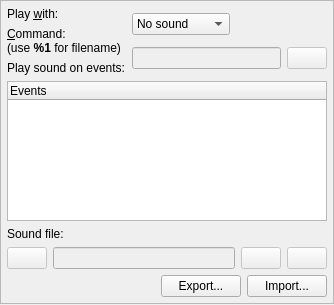
<?xml version="1.0" encoding="UTF-8"?>
<ui version="4.0">
 <class>SoundSettingsClass</class>
 <widget class="QWidget" name="SoundSettingsClass">
  <property name="geometry">
   <rect>
    <x>0</x>
    <y>0</y>
    <width>334</width>
    <height>305</height>
   </rect>
  </property>
  <property name="windowTitle">
   <string>soundSettings</string>
  </property>
  <layout class="QGridLayout" name="gridLayout">
   <property name="leftMargin">
    <number>0</number>
   </property>
   <property name="topMargin">
    <number>0</number>
   </property>
   <property name="rightMargin">
    <number>0</number>
   </property>
   <property name="bottomMargin">
    <number>1</number>
   </property>
   <item row="0" column="0">
    <widget class="QFrame" name="frame">
     <property name="frameShape">
      <enum>QFrame::StyledPanel</enum>
     </property>
     <property name="frameShadow">
      <enum>QFrame::Raised</enum>
     </property>
     <layout class="QGridLayout" name="gridLayout_2">
      <property name="margin">
       <number>6</number>
      </property>
      <item row="0" column="0">
       <layout class="QVBoxLayout" name="verticalLayout">
        <item>
         <layout class="QHBoxLayout" name="_20">
          <item>
           <layout class="QVBoxLayout" name="_21">
            <item>
             <widget class="QLabel" name="systemLabel_4">
              <property name="text">
               <string>Play &amp;with:</string>
              </property>
              <property name="buddy">
               <cstring>systemCombo</cstring>
              </property>
             </widget>
            </item>
            <item>
             <widget class="QLabel" name="commandLabel_4">
              <property name="text">
               <string>&amp;Command:&lt;br /&gt;(use &lt;b&gt;%1&lt;/b&gt; for filename)</string>
              </property>
              <property name="wordWrap">
               <bool>true</bool>
              </property>
              <property name="buddy">
               <cstring>commandEdit</cstring>
              </property>
             </widget>
            </item>
            <item>
             <widget class="QLabel" name="label_6">
              <property name="text">
               <string>Play sound on events:</string>
              </property>
             </widget>
            </item>
           </layout>
          </item>
          <item>
           <layout class="QVBoxLayout" name="_22">
            <item>
             <layout class="QHBoxLayout" name="_23">
              <item>
               <widget class="QComboBox" name="systemCombo">
                <property name="sizePolicy">
                 <sizepolicy hsizetype="Expanding" vsizetype="Fixed">
                  <horstretch>0</horstretch>
                  <verstretch>0</verstretch>
                 </sizepolicy>
                </property>
                <item>
                 <property name="text">
                  <string>No sound</string>
                 </property>
                </item>
               </widget>
              </item>
              <item>
               <spacer>
                <property name="orientation">
                 <enum>Qt::Horizontal</enum>
                </property>
                <property name="sizeHint" stdset="0">
                 <size>
                  <width>40</width>
                  <height>20</height>
                 </size>
                </property>
               </spacer>
              </item>
             </layout>
            </item>
            <item>
             <layout class="QHBoxLayout" name="_24">
              <item>
               <widget class="QLineEdit" name="commandEdit">
                <property name="enabled">
                 <bool>false</bool>
                </property>
               </widget>
              </item>
              <item>
               <widget class="QPushButton" name="commandButton">
                <property name="enabled">
                 <bool>false</bool>
                </property>
                <property name="sizePolicy">
                 <sizepolicy hsizetype="Fixed" vsizetype="Fixed">
                  <horstretch>0</horstretch>
                  <verstretch>0</verstretch>
                 </sizepolicy>
                </property>
                <property name="minimumSize">
                 <size>
                  <width>0</width>
                  <height>0</height>
                 </size>
                </property>
                <property name="maximumSize">
                 <size>
                  <width>16777215</width>
                  <height>16777215</height>
                 </size>
                </property>
                <property name="text">
                 <string/>
                </property>
                <property name="icon">
                 <iconset resource="../../qutim.qrc">
                  <normaloff>:/icons/crystal_project/folder.png</normaloff>:/icons/crystal_project/folder.png</iconset>
                </property>
                <property name="flat">
                 <bool>false</bool>
                </property>
               </widget>
              </item>
             </layout>
            </item>
           </layout>
          </item>
         </layout>
        </item>
        <item>
         <widget class="QTreeWidget" name="eventsTree">
          <property name="enabled">
           <bool>true</bool>
          </property>
          <property name="rootIsDecorated">
           <bool>false</bool>
          </property>
          <property name="itemsExpandable">
           <bool>false</bool>
          </property>
          <column>
           <property name="text">
            <string>Events</string>
           </property>
          </column>
         </widget>
        </item>
        <item>
         <widget class="QLabel" name="label_7">
          <property name="text">
           <string>Sound file:</string>
          </property>
         </widget>
        </item>
        <item>
         <layout class="QHBoxLayout" name="horizontalLayout_4">
          <item>
           <widget class="QPushButton" name="playButton">
            <property name="enabled">
             <bool>false</bool>
            </property>
            <property name="sizePolicy">
             <sizepolicy hsizetype="Fixed" vsizetype="Fixed">
              <horstretch>0</horstretch>
              <verstretch>0</verstretch>
             </sizepolicy>
            </property>
            <property name="icon">
             <iconset resource="../../qutim.qrc">
              <normaloff>:/icons/crystal_project/player_volume.png</normaloff>:/icons/crystal_project/player_volume.png</iconset>
            </property>
           </widget>
          </item>
          <item>
           <widget class="QLineEdit" name="fileEdit">
            <property name="enabled">
             <bool>false</bool>
            </property>
           </widget>
          </item>
          <item>
           <widget class="QPushButton" name="openButton">
            <property name="enabled">
             <bool>false</bool>
            </property>
            <property name="sizePolicy">
             <sizepolicy hsizetype="Fixed" vsizetype="Fixed">
              <horstretch>0</horstretch>
              <verstretch>0</verstretch>
             </sizepolicy>
            </property>
            <property name="icon">
             <iconset resource="../../qutim.qrc">
              <normaloff>:/icons/crystal_project/folder.png</normaloff>:/icons/crystal_project/folder.png</iconset>
            </property>
           </widget>
          </item>
          <item>
           <widget class="QPushButton" name="applyButton">
            <property name="enabled">
             <bool>false</bool>
            </property>
            <property name="sizePolicy">
             <sizepolicy hsizetype="Fixed" vsizetype="Fixed">
              <horstretch>0</horstretch>
              <verstretch>0</verstretch>
             </sizepolicy>
            </property>
            <property name="icon">
             <iconset resource="../../qutim.qrc">
              <normaloff>:/icons/crystal_project/apply.png</normaloff>:/icons/crystal_project/apply.png</iconset>
            </property>
           </widget>
          </item>
         </layout>
        </item>
        <item>
         <layout class="QHBoxLayout" name="_25">
          <item>
           <spacer>
            <property name="orientation">
             <enum>Qt::Horizontal</enum>
            </property>
            <property name="sizeType">
             <enum>QSizePolicy::MinimumExpanding</enum>
            </property>
            <property name="sizeHint" stdset="0">
             <size>
              <width>40</width>
              <height>20</height>
             </size>
            </property>
           </spacer>
          </item>
          <item>
           <widget class="QPushButton" name="exportButton">
            <property name="sizePolicy">
             <sizepolicy hsizetype="Minimum" vsizetype="Fixed">
              <horstretch>0</horstretch>
              <verstretch>0</verstretch>
             </sizepolicy>
            </property>
            <property name="text">
             <string>Export...</string>
            </property>
           </widget>
          </item>
          <item>
           <widget class="QPushButton" name="importButton">
            <property name="sizePolicy">
             <sizepolicy hsizetype="Minimum" vsizetype="Fixed">
              <horstretch>0</horstretch>
              <verstretch>0</verstretch>
             </sizepolicy>
            </property>
            <property name="text">
             <string>Import...</string>
            </property>
           </widget>
          </item>
         </layout>
        </item>
       </layout>
      </item>
     </layout>
    </widget>
   </item>
  </layout>
 </widget>
 <layoutdefault spacing="6" margin="11"/>
 <resources>
  <include location="../../qutim.qrc"/>
 </resources>
 <connections/>
</ui>
